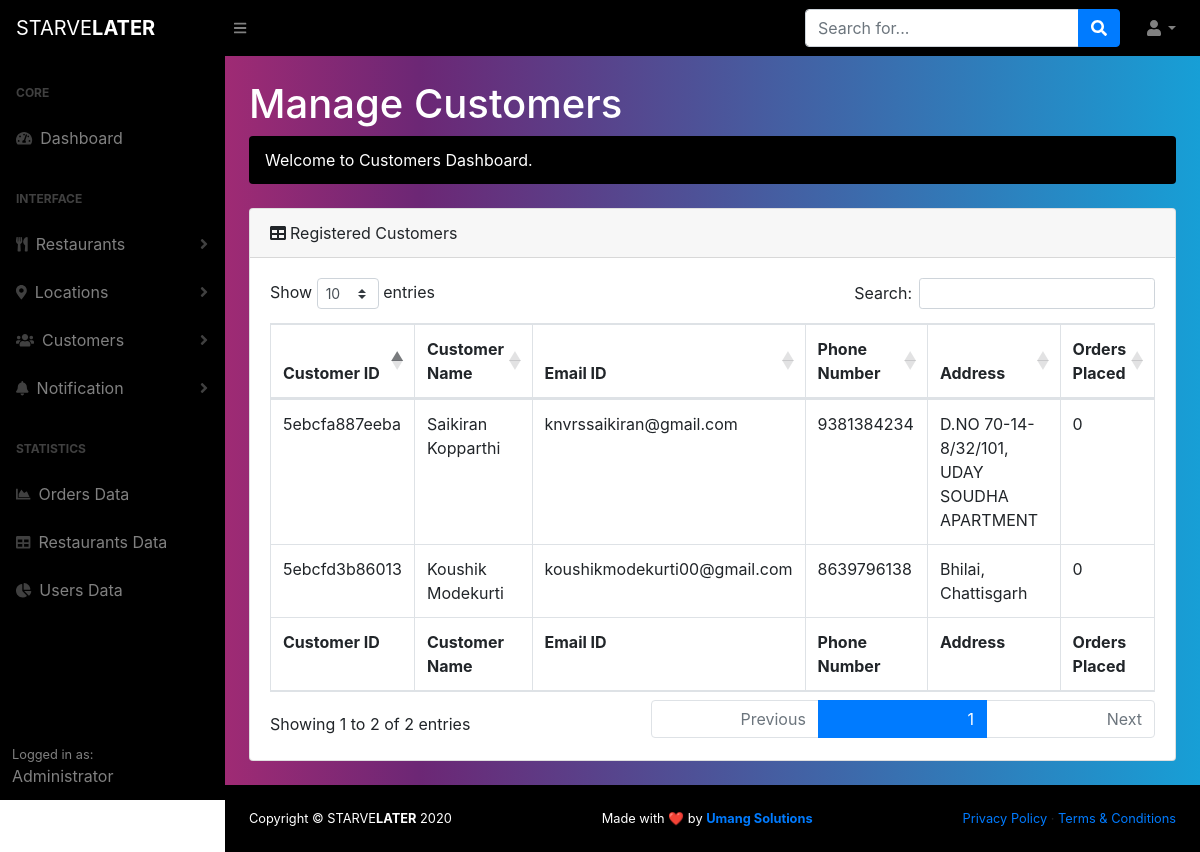
The page /dist/manage_customer.php on the database its author committed.
### tables this page shows
CREATE TABLE IF NOT EXISTS `customer` (
  `Customer_ID` varchar(50) NOT NULL,
  `Name` varchar(50) NOT NULL,
  `Email_ID` varchar(50) NOT NULL,
  `Password` varchar(50) NOT NULL,
  `Phone` varchar(50) DEFAULT NULL,
  `Address` varchar(50) NOT NULL,
  `Total_Orders` varchar(50) NOT NULL,
  PRIMARY KEY (`Customer_ID`)
);

### dist/manage_customer.php (the view, shortened to what this page needs)
<!DOCTYPE html>
<html lang="en">
    <head>
        <link href="css/styles.css" rel="stylesheet" />
        <link href="https://cdn.datatables.net/1.10.20/css/dataTables.bootstrap4.min.css" rel="stylesheet" />
    </head>
    <body class="sb-nav-fixed">
            <nav class="sb-topnav navbar navbar-expand navbar-dark bg-dark" style="background: linear-gradient(90deg, rgba(0,0,0,1) 0%, rgba(0,0,0,1) 100%);">
            <a class="navbar-brand" href="index.html">STARVE<B>LATER</B></a><button class="btn btn-link btn-sm order-1 order-lg-0" id="sidebarToggle" href="#"><i class="fas fa-bars"></i></button
            >
            <form class="d-none d-md-inline-block form-inline ml-auto mr-0 mr-md-3 my-2 my-md-0">
                <div class="input-group">
                    <input class="form-control" type="text" placeholder="Search for..." aria-label="Search" aria-describedby="basic-addon2" />
                    <div class="input-group-append">
                        <button class="btn btn-primary" type="button"><i class="fas fa-search"></i></button>
                    </div>
                </div>
            </form>
            <ul class="navbar-nav ml-auto ml-md-0">
                <li class="nav-item dropdown">
                    <a class="nav-link dropdown-toggle" id="userDropdown" href="#" role="button" data-toggle="dropdown" aria-haspopup="true" aria-expanded="false"><i class="fas fa-user fa-fw"></i></a>
                </li>
            </ul>
        </nav>
        <div id="layoutSidenav" style="background: linear-gradient(90deg, rgba(218,47,115,1) 0%, rgba(108,39,117,1) 35%, rgba(23,159,214,1) 100%);">
            <div id="layoutSidenav_nav">
                <nav class="sb-sidenav accordion sb-sidenav-dark" id="sidenavAccordion">
                    <div class="sb-sidenav-menu" style="background: linear-gradient(90deg, rgba(0,0,0,1) 0%, rgba(0,0,0,1) 100%);">
                        <div class="nav">
                            <div class="sb-sidenav-menu-heading">Core</div>
                            <a class="nav-link" href="admin.php?status=view"
                                ><div class="sb-nav-link-icon"><i class="fas fa-tachometer-alt"></i></div>
                                Dashboard</a
                            >
                            <div class="sb-sidenav-menu-heading">Interface</div>
                            <a class="nav-link collapsed" href="#" data-toggle="collapse" data-target="#collapseLayouts" aria-expanded="false" aria-controls="collapseLayouts"
                                ><div class="sb-nav-link-icon"><i class="fas fa-utensils"></i></div>
                                Restaurants
                                <div class="sb-sidenav-collapse-arrow"><i class="fas fa-angle-down"></i></div
                            ></a>
                            <a class="nav-link collapsed" href="#" data-toggle="collapse" data-target="#collapseLocationData" aria-expanded="false" aria-controls="collapseLayouts"
                                ><div class="sb-nav-link-icon"><i class="fas fa-map-marker-alt"></i></div>
                                Locations
                                <div class="sb-sidenav-collapse-arrow"><i class="fas fa-angle-down"></i></div
                            ></a>
                            <a class="nav-link collapsed" href="#" data-toggle="collapse" data-target="#collapseUsersData" aria-expanded="false" aria-controls="collapseLayouts"
                                ><div class="sb-nav-link-icon"><i class="fas fa-users"></i></div>
                                Customers
                                <div class="sb-sidenav-collapse-arrow"><i class="fas fa-angle-down"></i></div
                            ></a>
                            <a class="nav-link collapsed" href="#" data-toggle="collapse" data-target="#collapseNotification" aria-expanded="false" aria-controls="collapseLayouts"
                                ><div class="sb-nav-link-icon"><i class="fas fa-bell"></i></div>
                                Notification
                                <div class="sb-sidenav-collapse-arrow"><i class="fas fa-angle-down"></i></div
                            ></a>
                            <div class="sb-sidenav-menu-heading">STATISTICS</div>
                            <a class="nav-link" href="charts.html"
                                ><div class="sb-nav-link-icon"><i class="fas fa-chart-area"></i></div>
                                Orders Data</a
                            ><a class="nav-link" href="tables.html"
                                ><div class="sb-nav-link-icon"><i class="fas fa-table"></i></div>
                                Restaurants Data</a>
                                <a class="nav-link" href="tables.html"
                                ><div class="sb-nav-link-icon"><i class="fas fa-chart-pie"></i></div>
                                Users Data</a>
                        </div>
                    </div>
                    <div class="sb-sidenav-footer" style="background: linear-gradient(90deg, rgba(0,0,0,1) 0%, rgba(0,0,0,1) 100%);">
                        <div class="small">Logged in as:</div>
                        Administrator
                    </div>
                </nav>
            </div>
            <div id="layoutSidenav_content">
                <main>
                    <div class="container-fluid">
                        <h1 class="mt-4" style="color: #fff;">Manage Customers</h1>
                        <ol class="breadcrumb mb-4" width="100%" style="background-color: #000;">
                            <li class="breadcrumb-item active" width="100%" style="color: #fff;"><marquee>Welcome to Customers Dashboard.</marquee></li>
                        </ol>
                        <div class="card mb-4">
                            <div class="card-header"><i class="fas fa-table mr-1"></i>Registered Customers</div>
                            <div class="card-body">
                                <div class="table-responsive">
                                    <table class="table table-bordered" id="dataTable" width="100%" cellspacing="0">
                                        <thead>
                                            <tr>
                                                <th>Customer ID</th>
                                                <th>Customer Name</th>
                                                <th>Email ID</th>
                                                <th>Phone Number</th>
                                                <th>Address</th>
                                                <th>Orders Placed</th>
                                            </tr>
                                        </thead>
                                        <tfoot>
                                            <tr>
                                                <th>Customer ID</th>
                                                <th>Customer Name</th>
                                                <th>Email ID</th>
                                                <th>Phone Number</th>
                                                <th>Address</th>
                                                <th>Orders Placed</th>
                                            </tr>
                                        </tfoot>
                                        <tbody>
                                                <?php
                                                     $dbname = "starvelater";
                                                     $con = mysqli_connect("localhost","root","",$dbname);
                                                     if(!$con){
                                                        die("Connection Failed :" + mysqli_connect_error());
                                                     }else {
                                            $sql = "SELECT Customer_ID,Name,Email_ID,Phone,Address,Total_Orders FROM customer";
                                            $retval = mysqli_query($GLOBALS['con'],$sql);
                                                       while($row = mysqli_fetch_array($retval, MYSQL_ASSOC)) {
                                                          echo "<tr>";
                                                          echo "<td>".$row['Customer_ID']."</td>";
                                                          echo "<td>".$row['Name']."</td>";
                                                          echo "<td>".$row['Email_ID']."</td> ";
                                                          echo "<td>".$row['Phone']."</td> ";
                                                          echo "<td>".$row['Address']."</td> ";
                                                          echo "<td>".$row['Total_Orders']."</td> ";
                                                          echo "</tr>";
                                                       }
                                                     }
                                                ?>
                                            </tbody>
                                    </table>
                                </div>
                            </div>
                        </div>
                    </div>
                </main>
                    <footer class="py-4 footer-dark mt-auto" style="background-color: #000;">
                    <div class="container-fluid">
                        <div class="d-flex align-items-center justify-content-between small">
                            <div class="footer-text-color" style="color: #fff;">Copyright &copy; STARVE<span><b>LATER</b></span> 2020</div>
                            <div class="footer-text-color" style="color: #fff;">Made with ❤️ by <b><a href="https://umangsolutions.org">Umang Solutions</a></b></div>                                <div>
                                <a href="#" class="white-text">Privacy Policy</a>
                                &middot;
                                <a href="#" class="white-text">Terms &amp; Conditions</a>
                            </div>
                        </div>
                    </div>
                </footer>
            </div>
        </div>
    </body>
</html>

### dist/manage_customer.php (style rules this page uses)
li { width: 100%; }

### rows shown on the page
customer: Customer_ID "5ebcfa887eeba", Name "Saikiran Kopparthi", Email_ID "knvrssaikiran@gmail.com", Phone "9381384234", Address "D.NO 70-14-8/32/101, UDAY SOUDHA APARTMENT", Total_Orders "0"
customer: Customer_ID "5ebcfd3b86013", Name "Koushik Modekurti", Email_ID "koushikmodekurti00@gmail.com", Phone "8639796138", Address "Bhilai, Chattisgarh", Total_Orders "0"
